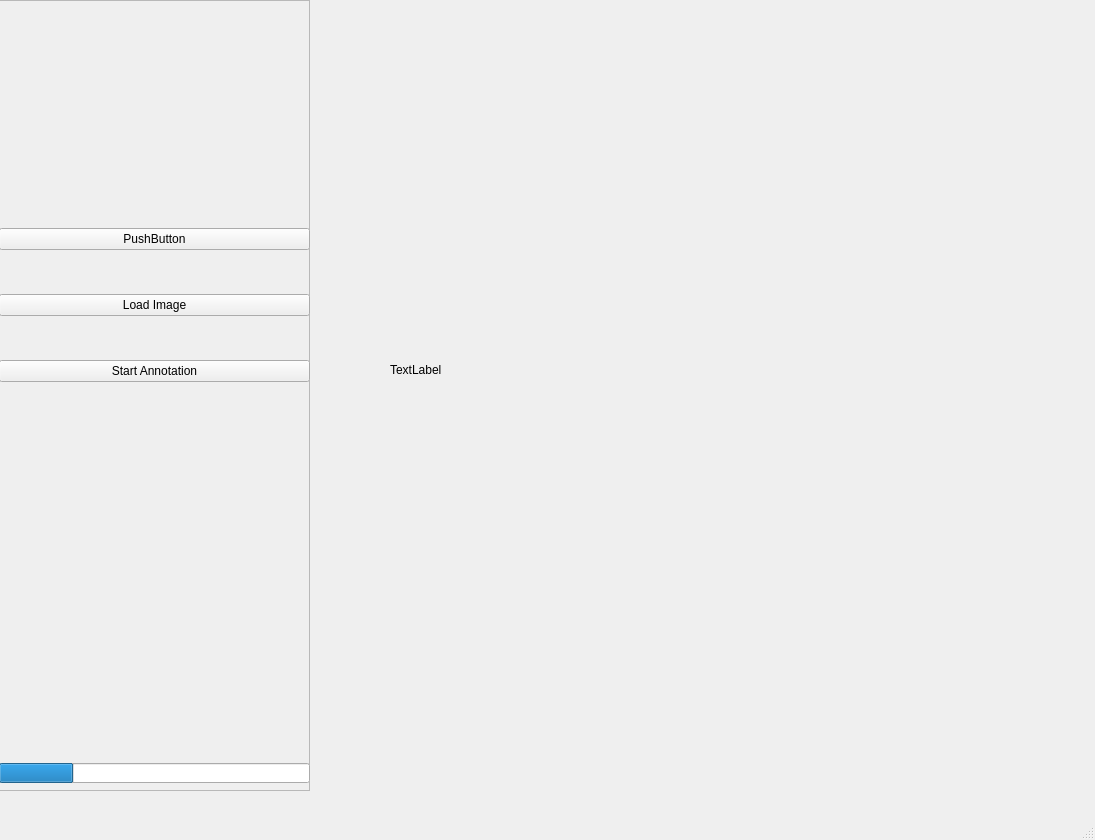
<?xml version="1.0" encoding="UTF-8"?>
<ui version="4.0">
 <class>MainWindow</class>
 <widget class="QMainWindow" name="MainWindow">
  <property name="geometry">
   <rect>
    <x>0</x>
    <y>0</y>
    <width>1095</width>
    <height>840</height>
   </rect>
  </property>
  <property name="minimumSize">
   <size>
    <width>800</width>
    <height>600</height>
   </size>
  </property>
  <property name="windowTitle">
   <string>MainWindow</string>
  </property>
  <widget class="QWidget" name="centralwidget">
   <widget class="QLabel" name="label">
    <property name="geometry">
     <rect>
      <x>390</x>
      <y>50</y>
      <width>640</width>
      <height>640</height>
     </rect>
    </property>
    <property name="text">
     <string>TextLabel</string>
    </property>
   </widget>
   <widget class="QWidget" name="gridLayoutWidget">
    <property name="geometry">
     <rect>
      <x>-1</x>
      <y>0</y>
      <width>311</width>
      <height>791</height>
     </rect>
    </property>
    <layout class="QGridLayout" name="gridLayout">
     <item row="0" column="0">
      <widget class="QFrame" name="frame">
       <property name="minimumSize">
        <size>
         <width>0</width>
         <height>0</height>
        </size>
       </property>
       <property name="frameShape">
        <enum>QFrame::StyledPanel</enum>
       </property>
       <property name="frameShadow">
        <enum>QFrame::Raised</enum>
       </property>
       <property name="lineWidth">
        <number>1</number>
       </property>
       <property name="midLineWidth">
        <number>1</number>
       </property>
       <widget class="QWidget" name="verticalLayoutWidget_3">
        <property name="geometry">
         <rect>
          <x>0</x>
          <y>190</y>
          <width>311</width>
          <height>231</height>
         </rect>
        </property>
        <layout class="QVBoxLayout" name="verticalLayout_3">
         <item>
          <widget class="QPushButton" name="pushButton_4">
           <property name="text">
            <string>PushButton</string>
           </property>
          </widget>
         </item>
         <item>
          <widget class="QPushButton" name="pushButton_5">
           <property name="text">
            <string>Load Image</string>
           </property>
          </widget>
         </item>
         <item>
          <widget class="QPushButton" name="pushButton_6">
           <property name="text">
            <string>Start Annotation</string>
           </property>
          </widget>
         </item>
        </layout>
       </widget>
       <widget class="QProgressBar" name="progressBar">
        <property name="geometry">
         <rect>
          <x>0</x>
          <y>763</y>
          <width>311</width>
          <height>20</height>
         </rect>
        </property>
        <property name="value">
         <number>24</number>
        </property>
        <property name="textVisible">
         <bool>false</bool>
        </property>
       </widget>
      </widget>
     </item>
    </layout>
   </widget>
  </widget>
  <widget class="QMenuBar" name="menubar">
   <property name="geometry">
    <rect>
     <x>0</x>
     <y>0</y>
     <width>1095</width>
     <height>21</height>
    </rect>
   </property>
  </widget>
  <widget class="QStatusBar" name="statusbar"/>
 </widget>
 <resources/>
 <connections/>
</ui>
